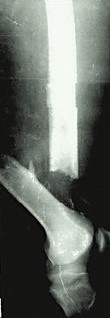
%> input picture f3.jpg, 110 x 318 px
$ octave FinalProject.m   (GNU Octave 9; MATLAB toolbox functions it lacks are replaced by stand-ins)
%> lines starting %> are read from the running program, lines starting %| are printed output that depends on the picture; in (x1, y1, x2, y2) boxes, pixels count from 0 and x2, y2 are one past the last pixel; in counts of white or black regions, pixels touching at a corner belong together; the program's own positions count from 1
%BME3053C
%Final Project: Fracture Detection
%Authors/Group Members: Tisana Richards, Caleb Walton
%Course: BME 3053C Computer Applications for BME
%Term: Spring 2021
%J. Crayton Pruitt Family Department of Biomedical Engineering
%University of Florida
%Emails: pgracias@ufl.edu,
%February 19, 2021
% some parts of the following code were inspired by msashawky https://www.google.com/url?q=https://github.com/msashawky/bone_fracture_detection_sample/blob/master/DIP%2520Final%2520Project.m&sa=D&source=editors&ust=1619135645411000&usg=AFQjCNES-WMStKtEOG7OsQ9VIUJidUCxxw
%The following code works well with the images chosen that are attached to the github. Other potential images that coud work are compound fractures of the femur bone

clc; clear;
%The code reads the image and converts it to grayscale if it is in RGB
A=input('Enter file name: ','s');
%> the answer given: f3.jpg
image=imread(A);
%> image is the input picture: size 318x110x3 uint8; mean R, G, B 102.6, 108.3, 102.2
imshow(image);
IG=rgb2gray(image);
imshow(IG);
filtered=imnoise(IG,'salt & pepper',0);
%This filter helps create noise around the bone structure which makes
%the white sillouette of skin darker
SE=strel('disk',3);
% strel used for dialation parameters
dilation=imdilate(filtered,SE); % dilation helps enhance the bone structure
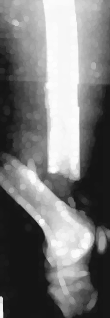
%> dilation: size 318x110 uint8; min 20, max 253, mean 120.7
c3=edge(dilation,'canny',0.2);% edge detection of the bone outline
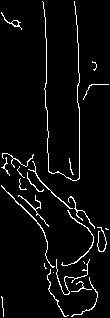
%> c3: size 318x110 logical; 4.5% white in thin lines or dots
imshow(c3);
se90=strel('line',6,90); % extra dilation strel
se0=strel('line',6,0);
Id=imdilate(c3,[se90 se0]); %  Extra dialation line is applied for better edge enhancement
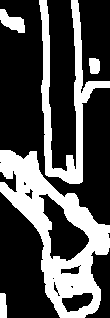
%> Id: size 318x110 logical; 30.8% white; 5 white regions, box (x1, y1, x2, y2) and area: (0, 150, 110, 318) 6790, (39, 0, 110, 184) 3333, (0, 9, 25, 33) 342, (0, 293, 7, 318) 162, (89, 58, 100, 74) 157
imshow(Id);
Id=imdilate(Id,se90); % extra vertical dilation is applied to define the vertical bone lines
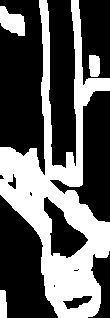
%> Id: size 318x110 logical; 36.8% white; 4 white regions, box (x1, y1, x2, y2) and area: (0, 0, 110, 318) 11979, (0, 6, 25, 36) 492, (89, 55, 100, 77) 223, (0, 290, 7, 318) 183
imshow(Id);
subplot(1,3,1);% the following subplot sequence shows the process of the fracture detection
imshow(image);
title("Original Image");
subplot(1,3,2);
imshow(c3);
title("Image With Edge Detection");
subplot(1,3,3);
imshow(Id);
title("Final Product");

$ run again, on Frac1.png
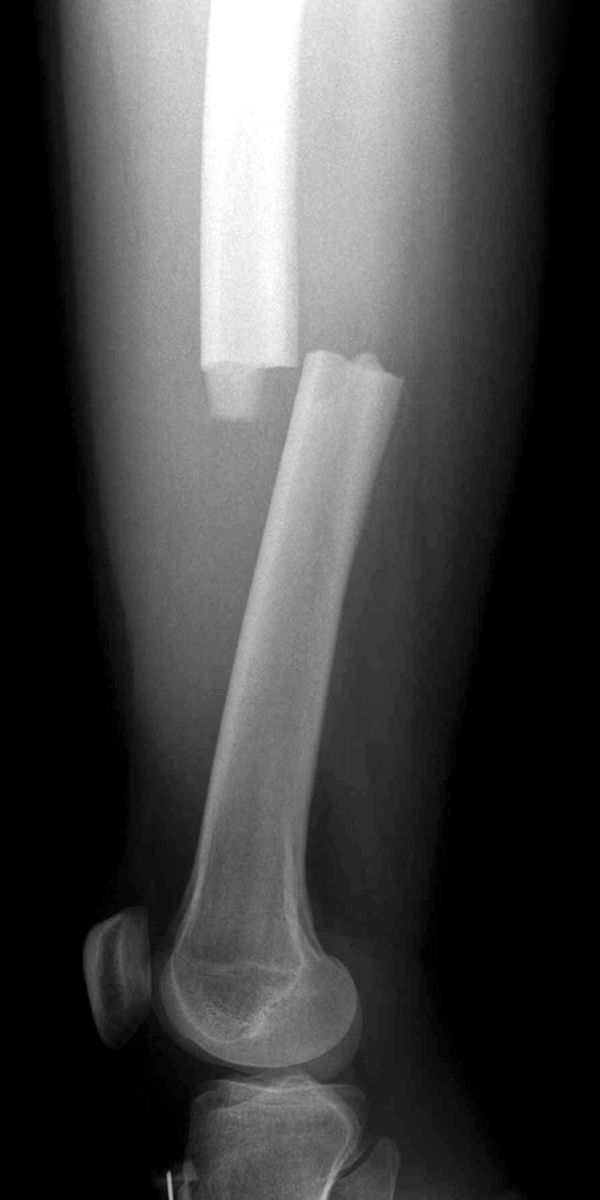
%> input picture Frac1.png, 600 x 1200 px
%> image is the input picture: size 1200x600x3 uint8; min 0, max 255, mean 69.3
%> `c3=edge(dilation,'canny',0.2);`:
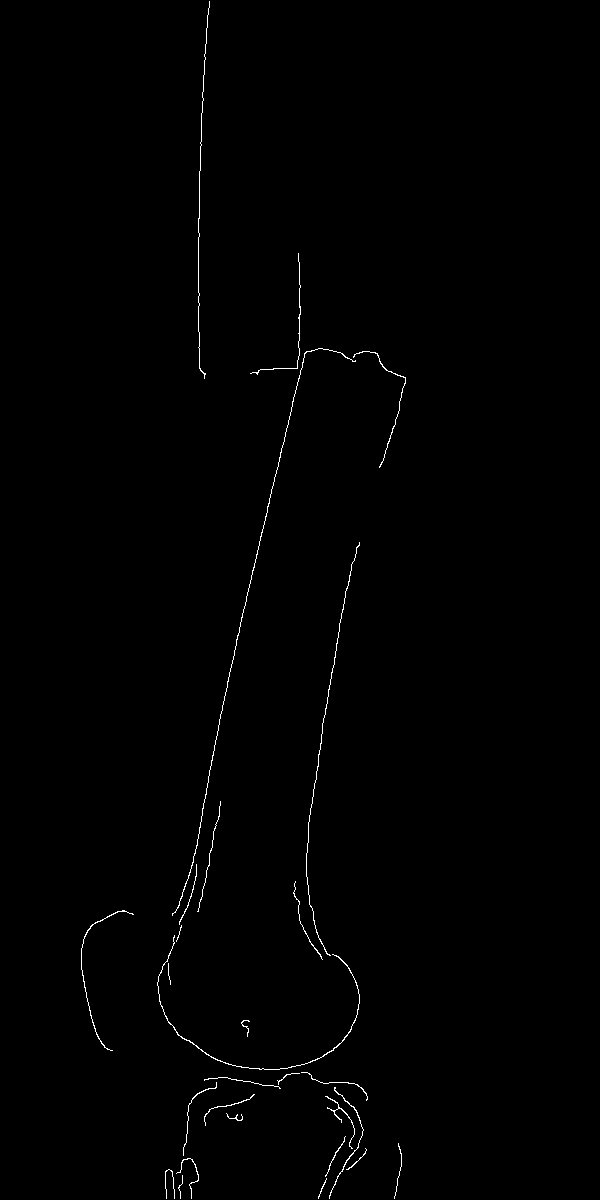
%> c3: size 1200x600 logical; 0.54% white in thin lines or dots, all inside (x1, y1, x2, y2) = (81, 1, 406, 1199)
%> `Id=imdilate(Id,se90);`:
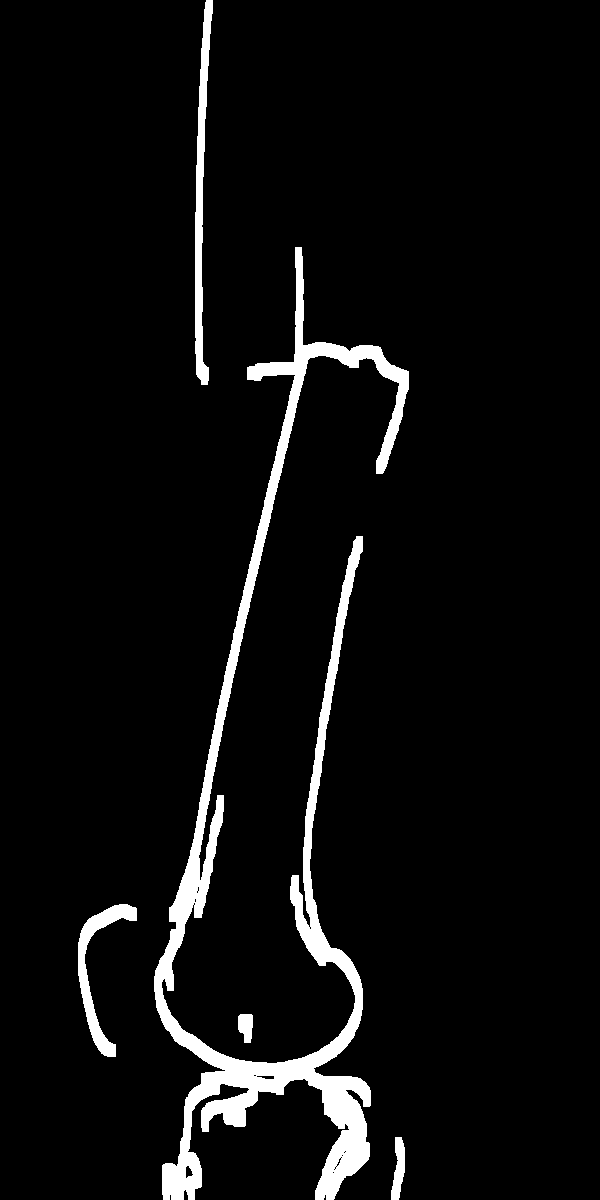
%> Id: size 1200x600 logical; 5.1% white; 5 white regions, box (x1, y1, x2, y2) and area: (154, 247, 409, 1200) 30977, (195, 0, 213, 385) 2992, (78, 904, 137, 1057) 2155, (391, 1137, 405, 1200) 562, (238, 1014, 253, 1043) 349
